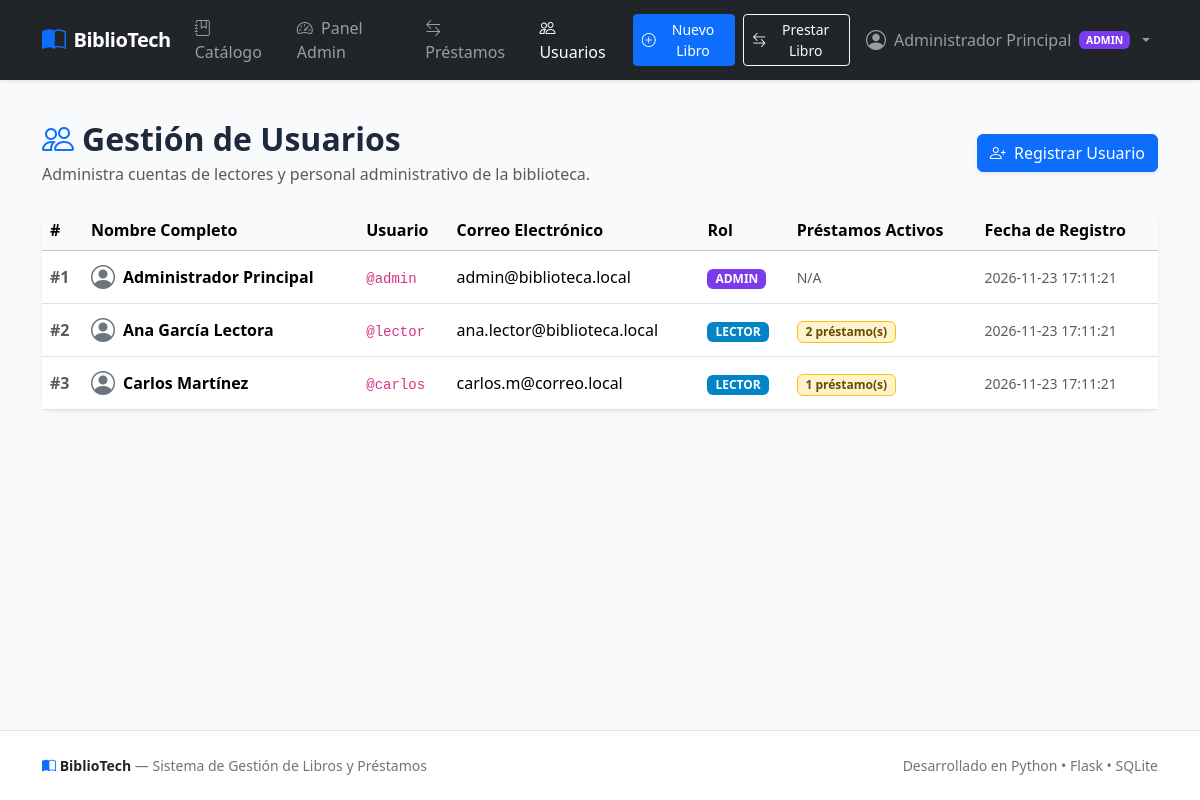
The app's page /users (signed in) with its own data.
### tables this page shows
CREATE TABLE users (
            id INTEGER PRIMARY KEY AUTOINCREMENT,
            username TEXT UNIQUE NOT NULL,
            password_hash TEXT NOT NULL,
            full_name TEXT NOT NULL,
            email TEXT UNIQUE NOT NULL,
            role TEXT NOT NULL CHECK(role IN ('admin', 'lector')),
            created_at TIMESTAMP DEFAULT CURRENT_TIMESTAMP
        );

### app.py (the view, shortened to what this page needs)
@app.route("/users", methods=["GET", "POST"])
@admin_required
def users_list():
    users = db.get_all_users()
    return render_template("users.html", users=users)

### app.py (called while the page is built)
@app.before_request
def load_logged_in_user():
    user_id = session.get("user_id")
    if user_id is None:
        g.user = None
    else:
        g.user = db.get_user_by_id(user_id)
        if g.user is None:
            session.clear()

@app.context_processor
def inject_today():
    return {"today_date": date.today().isoformat()}

def admin_required(view):
    @wraps(view)
    def wrapped_view(**kwargs):
        if g.user is None:
            flash("Por favor inicia sesión para acceder a esta página.", "warning")
            return redirect(url_for("login", next=request.url))
        if g.user["role"] != "admin":
            flash("Acceso denegado: Se requieren permisos de Administrador.", "danger")
            return redirect(url_for("catalog"))
        return view(**kwargs)
    return wrapped_view

### database.py (called while the page is built)
def get_db():
    conn = sqlite3.connect(DB_PATH)
    conn.row_factory = sqlite3.Row
    conn.execute("PRAGMA foreign_keys = ON")
    return conn

def get_user_by_id(user_id):
    conn = get_db()
    user = conn.execute("SELECT * FROM users WHERE id = ?", (user_id,)).fetchone()
    conn.close()
    return user

def get_all_users():
    conn = get_db()
    users = conn.execute(
        """
        SELECT u.*,
               (SELECT COUNT(*) FROM loans l WHERE l.user_id = u.id AND l.status IN ('activo', 'vencido')) as active_loans_count
        FROM users u
        ORDER BY u.role ASC, u.full_name ASC
    """
    ).fetchall()
    conn.close()
    return users

### templates/users.html (shortened to what this page needs)
{% extends "base.html" %}
{% block content %}
<div class="d-flex flex-column flex-md-row justify-content-between align-items-md-center gap-3 mb-4">
    <div>
        <h2 class="fw-bold mb-1"><i class="bi bi-people text-primary me-2"></i>Gestión de Usuarios</h2>
        <p class="text-muted mb-0">Administra cuentas de lectores y personal administrativo de la biblioteca.</p>
    </div>
    <button type="button" class="btn btn-primary shadow-sm" data-bs-toggle="modal" data-bs-target="#newUserModal">
        <i class="bi bi-person-plus me-1"></i> Registrar Usuario
    </button>
</div>
<div class="card shadow-sm border-0">
    <div class="card-body p-0">
        <div class="table-responsive">
            <table class="table table-hover align-middle mb-0">
                <thead class="table-light">
                    <tr>
                        <th>#</th>
                        <th>Nombre Completo</th>
                        <th>Usuario</th>
                        <th>Correo Electrónico</th>
                        <th>Rol</th>
                        <th>Préstamos Activos</th>
                        <th>Fecha de Registro</th>
                    </tr>
                </thead>
                <tbody>
                    {% for user in users %}
                    <tr>
                        <td class="text-muted fw-semibold">#{{ user['id'] }}</td>
                        <td>
                            <div class="d-flex align-items-center gap-2">
                                <i class="bi bi-person-circle fs-4 text-secondary"></i>
                                <span class="fw-bold">{{ user['full_name'] }}</span>
                            </div>
                        </td>
                        <td><code>@{{ user['username'] }}</code></td>
                        <td>{{ user['email'] }}</td>
                        <td>
                            <span class="badge {% if user['role'] == 'admin' %}badge-role-admin{% else %}badge-role-lector{% endif %} text-uppercase px-2 py-1">
                                {{ user['role'] }}
                            </span>
                        </td>
                        <td>
                            {% if user['role'] == 'lector' %}
                                {% if user['active_loans_count'] > 0 %}
                                <span class="badge bg-warning-subtle text-warning-emphasis border border-warning">
                                    {{ user['active_loans_count'] }} préstamo(s)
                                </span>
                                {% else %}
                                <span class="text-muted small">0 activos</span>
                                {% endif %}
                            {% else %}
                                <span class="text-muted small">N/A</span>
                            {% endif %}
                        </td>
                        <td class="text-muted small">{{ user['created_at'] }}</td>
                    </tr>
                    {% endfor %}
                </tbody>
            </table>
        </div>
    </div>
</div>
{% endblock %}

### templates/base.html (shortened to what this page needs)
<!DOCTYPE html>
<html lang="es">
<head>
    <link href="https://cdn.jsdelivr.net/npm/bootstrap@5.3.3/dist/css/bootstrap.min.css" rel="stylesheet">
    <link rel="stylesheet" href="https://cdn.jsdelivr.net/npm/bootstrap-icons@1.11.3/font/bootstrap-icons.min.css">
    <link rel="stylesheet" href="{{ url_for('static', filename='css/style.css') }}">
</head>
<body>
    <nav class="navbar navbar-expand-lg navbar-dark bg-dark sticky-top shadow-sm">
        <div class="container">
            <a class="navbar-brand d-flex align-items-center gap-2" href="{{ url_for('index') }}">
                <i class="bi bi-book-half text-primary fs-4"></i>
                <span>BiblioTech</span>
            </a>
            <div class="collapse navbar-collapse" id="navbarMain">
                <ul class="navbar-nav me-auto mb-2 mb-lg-0">
                    <li class="nav-item">
                        <a class="nav-link {% if request.endpoint == 'catalog' %}active{% endif %}" href="{{ url_for('catalog') }}">
                            <i class="bi bi-journal-bookmark me-1"></i> Catálogo
                        </a>
                    </li>
                    {% if g.user and g.user['role'] == 'admin' %}
                    <li class="nav-item">
                        <a class="nav-link {% if request.endpoint == 'dashboard' %}active{% endif %}" href="{{ url_for('dashboard') }}">
                            <i class="bi bi-speedometer2 me-1"></i> Panel Admin
                        </a>
                    </li>
                    <li class="nav-item">
                        <a class="nav-link {% if request.endpoint == 'loans_list' %}active{% endif %}" href="{{ url_for('loans_list') }}">
                            <i class="bi bi-arrow-left-right me-1"></i> Préstamos
                        </a>
                    </li>
                    <li class="nav-item">
                        <a class="nav-link {% if request.endpoint == 'users_list' %}active{% endif %}" href="{{ url_for('users_list') }}">
                            <i class="bi bi-people me-1"></i> Usuarios
                        </a>
                    </li>
                    {% elif g.user and g.user['role'] == 'lector' %}
                    <li class="nav-item">
                        <a class="nav-link {% if request.endpoint in ('my_loans', 'loans_list') %}active{% endif %}" href="{{ url_for('my_loans') }}">
                            <i class="bi bi-bookmark-check me-1"></i> Mis Préstamos
                        </a>
                    </li>
                    {% endif %}
                </ul>
                <ul class="navbar-nav ms-auto align-items-lg-center">
                    {% if g.user and g.user['role'] == 'admin' %}
                    <li class="nav-item me-lg-2 mb-2 mb-lg-0">
                        <a href="{{ url_for('book_create') }}" class="btn btn-sm btn-primary d-flex align-items-center gap-1">
                            <i class="bi bi-plus-circle"></i> Nuevo Libro
                        </a>
                    </li>
                    <li class="nav-item me-lg-2 mb-2 mb-lg-0">
                        <a href="{{ url_for('loan_create') }}" class="btn btn-sm btn-outline-light d-flex align-items-center gap-1">
                            <i class="bi bi-arrow-left-right"></i> Prestar Libro
                        </a>
                    </li>
                    {% endif %}
                    {% if g.user %}
                    <li class="nav-item dropdown">
                        <a class="nav-link dropdown-toggle d-flex align-items-center gap-2" href="#" id="userMenu" role="button" data-bs-toggle="dropdown" aria-expanded="false">
                            <i class="bi bi-person-circle fs-5"></i>
                            <span>{{ g.user['full_name'] }}</span>
                            <span class="badge {% if g.user['role'] == 'admin' %}badge-role-admin{% else %}badge-role-lector{% endif %} text-uppercase" style="font-size: 0.65rem;">
                                {{ g.user['role'] }}
                            </span>
                        </a>
                    </li>
                    {% endif %}
                </ul>
            </div>
        </div>
    </nav>
    <main class="container py-4">
        {% block content %}{% endblock %}
    </main>
    <footer class="bg-white border-top py-4 mt-auto text-secondary text-center small">
        <div class="container d-flex flex-column flex-md-row justify-content-between align-items-center gap-2">
            <div>
                <strong class="text-dark"><i class="bi bi-book-half text-primary"></i> BiblioTech</strong> &mdash; Sistema de Gestión de Libros y Préstamos
            </div>
            <div>
                Desarrollado en Python &bull; Flask &bull; SQLite
            </div>
        </div>
    </footer>
</body>
</html>

### static/css/style.css (style rules this page uses)
:root { --primary-color: #2563eb; --primary-hover: #1d4ed8; --secondary-color: #475569; --success-color: #10b981; --warning-color: #f59e0b; --danger-color: #ef4444; --surface-bg: #f8fafc; --card-border: #e2e8f0; }
body { background-color: var(--surface-bg); color: #1e293b; font-family: system-ui, -apple-system, "Segoe UI", Roboto, Helvetica, Arial, sans-serif; min-height: 100vh; display: flex; flex-direction: column; }
main { flex: 1; }
.navbar-brand { font-weight: 700; letter-spacing: -0.5px; }
.nav-link { font-weight: 500; }
.card { border-color: var(--card-border); border-radius: 0.75rem; box-shadow: 0 1px 3px 0 rgba(0, 0, 0, 0.05); transition: transform 0.15s ease, box-shadow 0.15s ease; }
.badge-role-admin { background-color: #7c3aed; color: white; }
.badge-role-lector { background-color: #0284c7; color: white; }

### records on screen
users: user.full_name "Administrador Principal", user.role "ADMIN", id "1", full_name "Administrador Principal", username "admin", email "admin@biblioteca.local", role "ADMIN", shows "N/A", created_at "2026-11-23 17:11:21"
users: id "2", full_name "Ana García Lectora", username "lector", email "ana.lector@biblioteca.local", role "LECTOR", active_loans_count "2", created_at "2026-11-23 17:11:21"
users: id "3", full_name "Carlos Martínez", username "carlos", email "carlos.m@correo.local", role "LECTOR", active_loans_count "1", created_at "2026-11-23 17:11:21"
